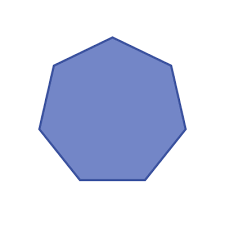
#> input picture shape_detector/test_images/heptagon.png, 225 x 225 px, found by its file name
$ python shape_detection.py
#> lines starting #> are read from the running program, lines starting #| are printed output that depends on the picture; after the words box and inside, x2 and y2 are one past the last pixel; in counts of white or black regions, pixels touching at a corner belong together
#> in main, img is the input picture: shape (225, 225, 3); mean B, G, R 236.6, 216, 209.9
import cv2
import numpy as np

PIXELS_TO_MM = 0.2645833333  # Adjust as needed for your camera

# Define colors for each shape
SHAPE_COLORS = {
	"Circle": (0, 140, 255),      # Orange
	"Hexagon": (255, 0, 255),    # Magenta
	"Square": (255, 0, 0),       # Blue
	"Rectangle": (0, 255, 0),    # Green
	"Triangle": (0, 255, 255),   # Yellow
	"TBD": (128, 128, 128)       # Gray
}

def detect_shapes_in_image(img):
	"""
	Detect shapes in a given image using improved logic with bounding boxes and labels
	Returns the processed image with shape labels
	"""
	imgResize = cv2.resize(img, (500, 280))
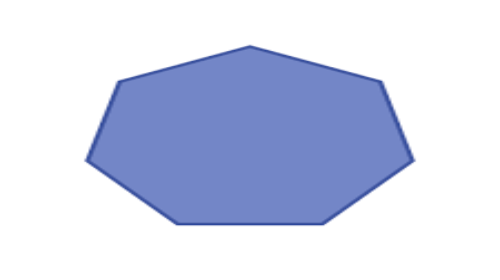
#> imgResize: shape (280, 500, 3); mean B, G, R 236.6, 216, 209.9
	imgContour = imgResize.copy()

	imgGray = cv2.cvtColor(imgResize, cv2.COLOR_BGR2GRAY)
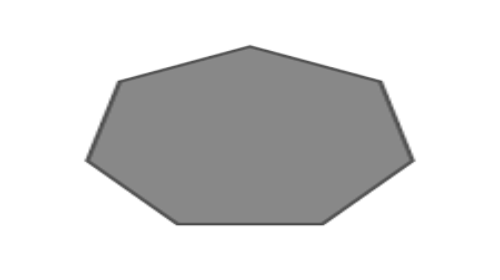
#> imgGray: shape (280, 500); min 72, max 255, mean 216.6
	imgBlur = cv2.GaussianBlur(imgGray, (7, 7), 1)
	imgCanny = cv2.Canny(imgBlur, 50, 50)
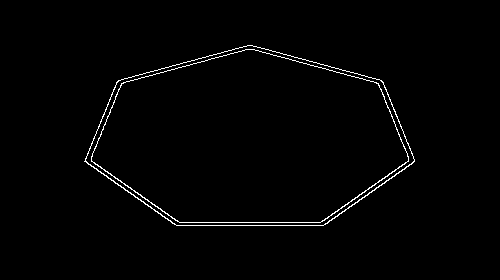
#> imgCanny: shape (280, 500); 1.3% white in thin lines or dots, all inside (x1, y1, x2, y2) = (84, 45, 415, 226)

	contours, _ = cv2.findContours(imgCanny, cv2.RETR_EXTERNAL, cv2.CHAIN_APPROX_NONE)
#> contours = 1 contour; box (x1, y1, x2, y2) and area: (84, 45, 415, 226) 44078
	for cnt in contours:
		area_og = int(cv2.contourArea(cnt))
		if area_og > 50:
			approx_points = cv2.approxPolyDP(cnt, 0.02 * (cv2.arcLength(cnt, True)), True)
			object_corners = len(approx_points)
			x, y, w, h = cv2.boundingRect(approx_points)

			# Shape classification
			if object_corners > 7:
				objectType = "Circle"
			elif object_corners == 6:
				objectType = "Hexagon"
			elif object_corners == 4:
				aspRatio = w / float(h)
				if 0.9 < aspRatio < 1.2:
					objectType = "Square"
				else:
					objectType = "Rectangle"
			elif object_corners == 3:
				objectType = "Triangle"
			else:
				objectType = "Unknown"

			color = SHAPE_COLORS.get(objectType, (128, 128, 128))

			# Draw contour in shape-specific color
			cv2.drawContours(imgContour, [cnt], -1, color, 3)
			# Center the label inside the bounding box, in the same color
			label = objectType
			(text_width, text_height), baseline = cv2.getTextSize(label, cv2.FONT_HERSHEY_SIMPLEX, 0.7, 2)
			label_x = x + (w - text_width) // 2
			label_y = y + (h + text_height) // 2
			cv2.putText(imgContour, label, (label_x, label_y), cv2.FONT_HERSHEY_SIMPLEX, 0.7, color, 2)
#> this loop made 1 pass
#> (area_og, object_corners, x, y, w, h, objectType, color) on pass 1: (44077, 7, 84, 45, 331, 181, 'Unknown', (128, 128, 128))
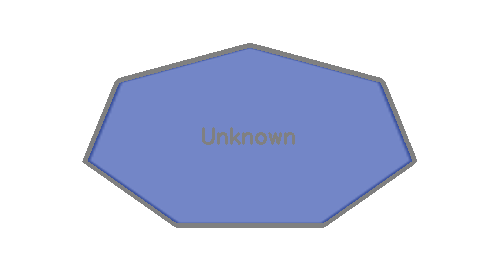
#> imgContour: shape (280, 500, 3); 3.17% of pixels changed, all inside (x1, y1, x2, y2) = (82, 43, 417, 228)
	return imgContour

def process_video_frame(frame):
	"""
	Process a single video frame for shape detection
	This function is specifically designed for video processing
	"""
	return detect_shapes_in_image(frame)

def main():
	"""
	Original main function for processing a single image file
	"""
	img = cv2.imread(r"D:\AI_Journey\shape_detector\test_images\heptagon.png")

	processed_img = detect_shapes_in_image(img)

	cv2.imshow("Shape Detection", processed_img)


	cv2.waitKey(0)
	cv2.destroyAllWindows()

if __name__ == "__main__":
	main()

$ run again, with shape_detector/test_images/shapes.png copied over shape_detector/test_images/heptagon.png
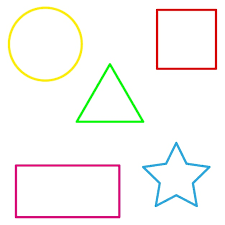
#> input picture shape_detector/test_images/shapes.png, 225 x 225 px, found by its file name
#> in main, img is the input picture: shape (225, 225, 3); mean B, G, R 245.4, 248, 249.6
#> in detect_shapes_in_image, `imgCanny = cv2.Canny(imgBlur, 50, 50)`:
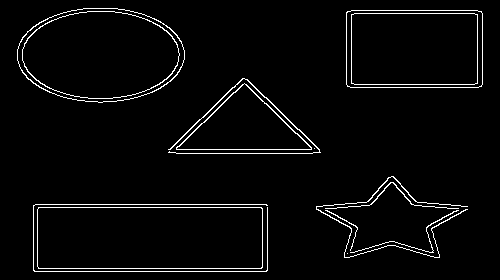
#> imgCanny: shape (280, 500); 3.3% white in thin lines or dots, all inside (x1, y1, x2, y2) = (17, 8, 483, 272)
#> contours = 12 contours, 4 with area under 20; largest, box (x1, y1, x2, y2) and area: (37, 207, 263, 269) 13721, (17, 8, 185, 103) 12348, (346, 10, 483, 88) 10451, (176, 83, 312, 150) 4630, (168, 78, 321, 154) 140, (316, 176, 468, 258) 85, (325, 182, 459, 209) 39, (350, 210, 459, 253) 20
#> the loop in detect_shapes_in_image, `for cnt in contours:` made 12 passes
#> (area_og, approx_points, object_corners, x, y, w, h, aspRatio) on passes 4, 11: (13721, [[37, 209], [38, 268], [262, 267], [261, 207]], 4, 37, 207, 226, 62, 3.65), (10451, [[346, 12], [347, 86], [481, 86], [481, 11]], 4, 346, 11, 136, 76, 1.79)
#> after the loop in detect_shapes_in_image, `for cnt in contours:`:
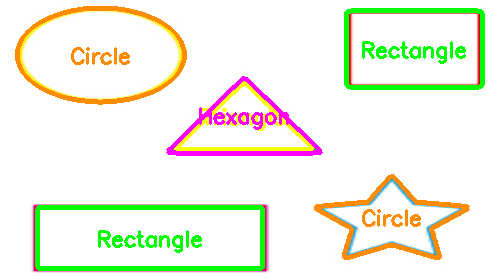
#> imgContour: shape (280, 500, 3); mean B, G, R 228.7, 244.5, 241.7
